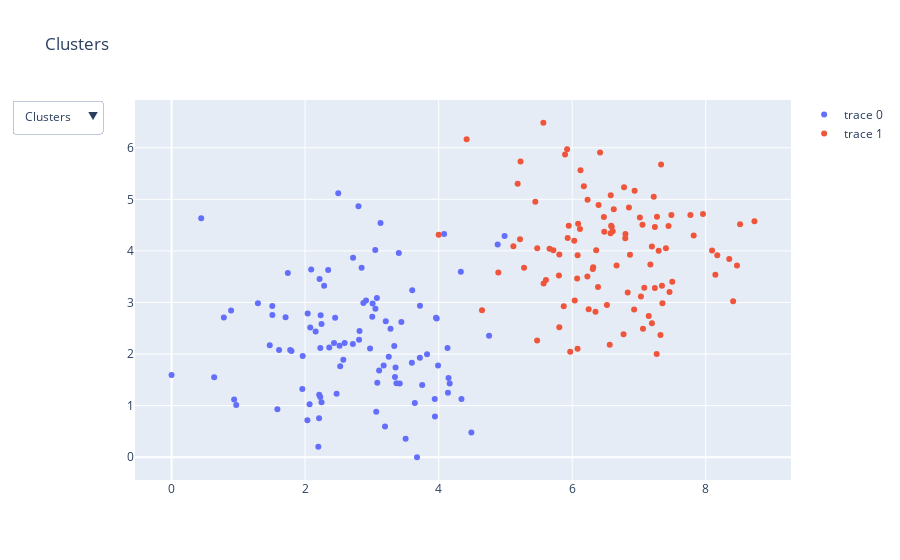

The notebook cell saved with this chart:
### Code cell
import numpy as np
import plotly.graph_objects as go

# Generación de datos
x1 = np.random.randn(1, 100)
x1 = x1 - np.min(x1)
y1 = np.random.randn(1, 100)
y1 = y1 - np.min(y1)

x2 = np.random.randn(1, 100)
x2 = x2 - np.min(x2) + 4
y2 = np.random.randn(1, 100)
y2 = y2 - np.min(y2) + 2

# Definición de trazas
trace1 = go.Scatter(
    x=x1.flatten(),
    y=y1.flatten(),
    text='Cluster 1',
    mode='markers',
    visible=True
)

trace2 = go.Scatter(
    x=x2.flatten(),
    y=y2.flatten(),
    text='Cluster 2',
    mode='markers',
    visible=True
)

# Definición de diseño
layout = go.Layout(
    title='Clusters',
    updatemenus=[{
        'showactive': True,
        'direction': 'down',
        'buttons': [
            {
                'args': [{'visible': [True, True]}],
                'label': "Clusters",
                'method': "update"
            },
            {
                'args': [{'visible': [True, False]}],
                'label': "Cluster 1",
                'method': "update"
            }
        ]
    }]
)

# Creación de la figura
fig_btns = go.Figure(data=[trace1, trace2], layout=layout)
fig_btns.show()
